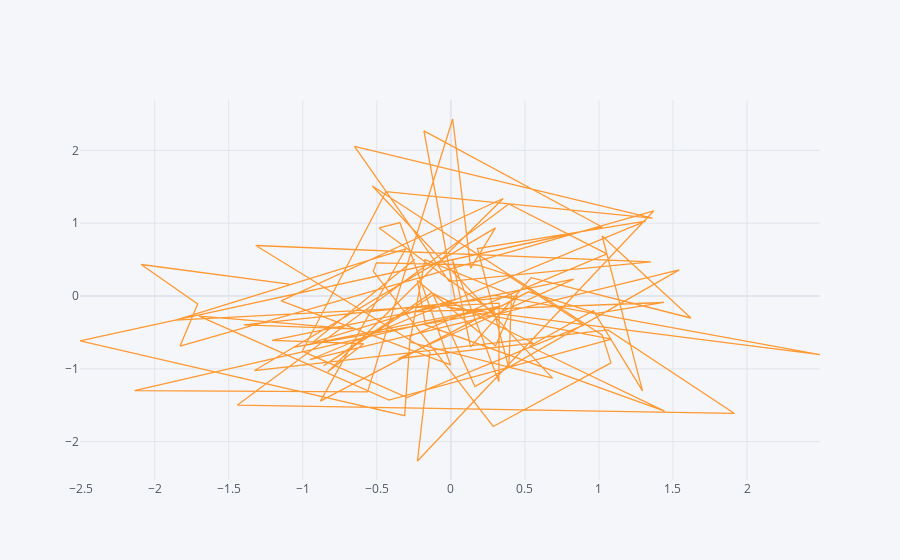

Write notebook code for a chart like this one.
### Code cell
#interactive scatter plot

df.iplot(kind = 'scatter', x = 'A', y = 'B')
